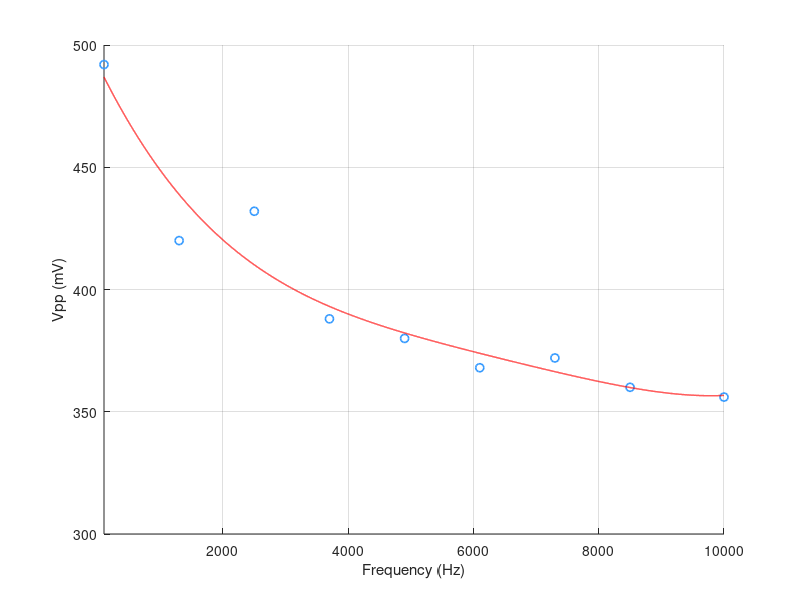

Source code (MATLAB): (Note: this script raises an error after producing the figure.)
% Frequency (Hz)
f = [100, 1300, 2500, 3700, 4900, 6100, 7300, 8500, 10000];

% Vpp (mV)
g = [492, 420, 432, 388, 380, 368, 372, 360, 356];

% ---- POLYNOMIAL FIT (4th ORDER) ----
p = polyfit(f, g, 4);
f_fit = linspace(min(f), max(f), 20000);
g_fit = polyval(p, f_fit);

% ---- PLOT ----
figure;
hold on;

% Blue circular data points
plot(f, g, 'o', ...
    'Color', [0.2 0.6 1], ...
    'MarkerSize', 6, ...
    'LineWidth', 1.2);

% Thin red fitted curve
plot(f_fit, g_fit, 'r', 'LineWidth', 1);

xlim([100, 10000]);

% Axis labels
xlabel('Frequency (Hz)');
ylabel('Vpp (mV)');

% Grid
grid on;
ax = gca;
ax.GridLineStyle = ':';
ax.MinorGridLineStyle = ':';
ax.MinorGridColor = [0.85 0.85 0.85];
ax.GridAlpha = 0.35;
ax.MinorGridAlpha = 0.25;
ax.XMinorGrid = 'on';
ax.YMinorGrid = 'on';

% Legend
legend({'data','fitted curve'}, ...
        'Location','northeast', 'Box','on');

set(gca, 'FontName', 'Helvetica', 'FontSize', 12);
hold off;
